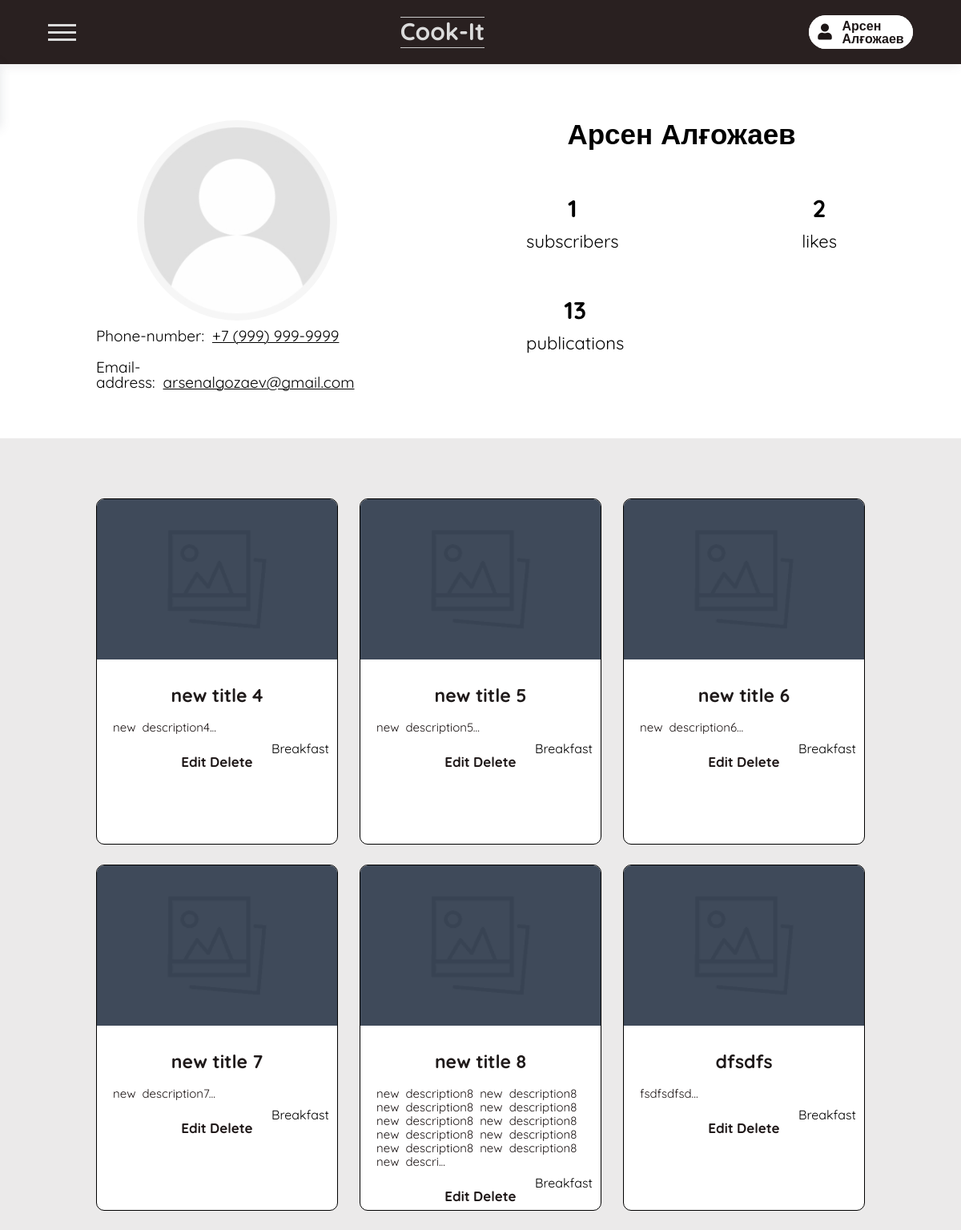
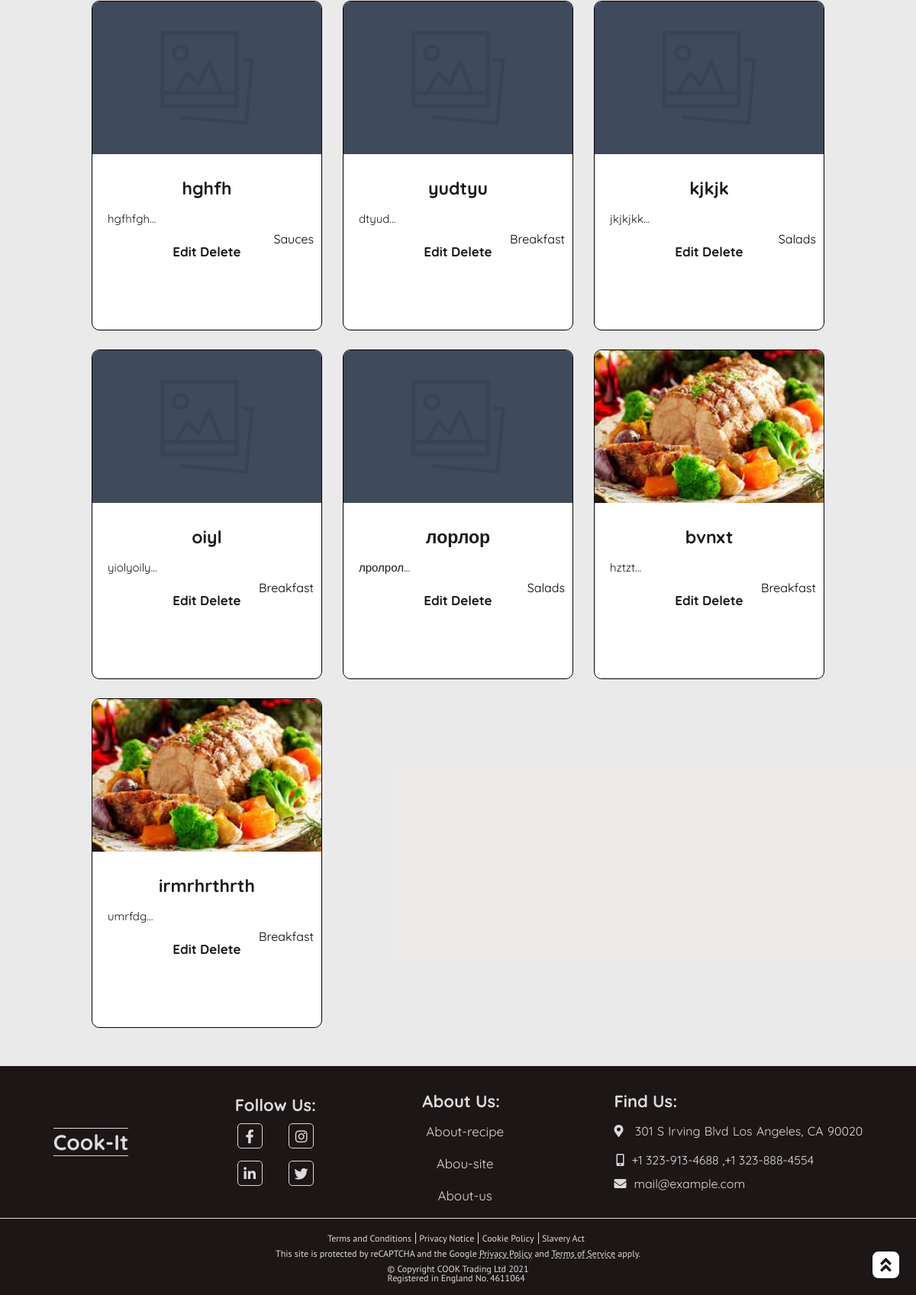
The page /profile.php (signed in) on the database its author committed (2 pictures, top to bottom).
### tables this page shows
CREATE TABLE `account` (
  `id` int(11) NOT NULL,
  `name` varchar(255) NOT NULL,
  `surname` varchar(255) NOT NULL,
  `email` varchar(255) NOT NULL,
  `phoneNumber` varchar(255) NOT NULL,
  `subscriber` int(11) NOT NULL,
  `password` varchar(500) NOT NULL
);

CREATE TABLE `post` (
  `id` int(11) NOT NULL,
  `title` varchar(255) NOT NULL,
  `description` text NOT NULL,
  `recipe` text NOT NULL,
  `views` int(11) NOT NULL,
  `likes` int(11) NOT NULL,
  `postNum` int(11) NOT NULL,
  `author_id` int(11) NOT NULL,
  `category_id` int(11) NOT NULL,
  `cover` text DEFAULT NULL
);

CREATE TABLE `category` (
  `id` int(11) NOT NULL,
  `category` varchar(255) NOT NULL
);

### components/body-libs.php (called while the page is built, shortened)
<?php
    include "components/footer.php"
?>

### profile.php (the view, shortened to what this page needs)
<!DOCTYPE html>
<html lang="en">
<head>
    <?php
        include "components/head.php"
    ?>
</head>
<body>
    <?php
        include "components/header.php"
    ?>
    <section class="profile conteiner indent">
        <div class="info-profile">
            <img src="image/wigets/user-img.png" alt="" class="profile-img">
            <h3>Phone-number:<span class="phone-num-profile"><?=$userDb->phoneNumber?></span></h3>
            <h3>Email-address:<span class="email-address-profile"><?=$userDb->email?></span></h3>
        </div>
        <div class="profile-data">
        <?php
            $uid = $_SESSION['suser_id'];
            $query = $db->query("SELECT * FROM account WHERE id = $uid");
            $userDb = $query->fetch_object();
            $sumLikes=$db->query("SELECT SUM(likes) FROM post WHERE author_id=$uid")->fetch_array()[0];
            $sumPosts=$db->query("SELECT SUM(postNum) FROM post WHERE author_id=$uid")->fetch_array()[0];
        ?>
            <div class="profile-name">
                <h3><?=$userDb->name?> <?=$userDb->surname?></h3>
            </div>
            <div class="profiler-follower wrap">
                <div class="profile-subscribers" id="btn-open-subscribe">
                    <p id="num-profile-follower">
                    <?=$userDb->subscriber?>
                    </p>
                    <p>subscribers</p>
                </div>
                <div class="profile-likes">
                    <p id="num-profile-follower">
                        <?php
                            if ($sumLikes == 0) {
                                echo "0";
                            } else {
                                echo $sumLikes;
                            }
                        ?>
                    </p>
                    <p>likes</p>
                </div>
                <div class="profile-publications">
                    <p id="num-profile-follower">
                                <?php
                                    if ($sumPosts == 0) {
                                        echo "0";
                                    } else {
                                        echo $sumPosts;
                                    }
                                ?>
                    </p>
                    <p>publications</p>
                </div>
            </div>
        </div>
    </section>
    <section class="conteiner indent posts wrap">
            <?php
                $posts = $db->query("SELECT * FROM post WHERE author_id = $uid;");
                while ($row = $posts->fetch_object()) {
                        $userId = $row->category_id;
                        $user = $db->query("SELECT * FROM category WHERE id = $userId");
                        $userIdPost = $user->fetch_object();
            ?>
        <div class="post block my-profile">
            <a href="detail.php?pid=<?=$row->id?>">
                <img src="
                <?php
                            if (isset($row->cover)) {
                            ?>
                            <?=$row->cover?>
                            <?php
                                } else {
                            ?>
                            image/posts/template.png
                            <?php
                                }
                            ?>
                "
                    alt="">
            </a>
            <div class="post-recipe">
                <a href="detail.php?pid=<?=$row->id?>" class="heading-posts"><?= $row->title; ?></a>
                <div class="title-posts">
                    <p><?= substr($row->description, 0, 190) . "..."; ?></p>
                </div>
                <div class="types-food">
                    <h3><?=$userIdPost->category?></h3>
                </div>
            </div>
        </div>
        <?php
            }
        ?>
    </section>
        <?php
            include "components/body-libs.php"
        ?>
</body>
</html>

### components/head.php (shortened to what this page needs)
<link rel="stylesheet" href="lib/slick/slick.css">
<link rel="stylesheet" href="lib/slick/slick-theme.css">
<link rel="stylesheet" href="https://cdnjs.cloudflare.com/ajax/libs/font-awesome/5.15.1/css/all.min.css">
<link rel="stylesheet" href="css/all.css">

### components/header.php (shortened to what this page needs)
<a id="btn-up">
    <i class="fas fa-angle-double-up"></i>
</a>
<header class="header show">
        <div class="bar-container  open-menu" onclick="modalMenu(this)">
            <div class="bar1"></div>
            <div class="bar2"></div>
            <div class="bar3"></div>
        </div>
        <a href="main_menu.php" class="logo">Cook-It</a>
        <?php
            if (isset($_SESSION['suser_id'])) {
        ?>
        <?php
        $uid = $_SESSION['suser_id'];
        $query = $db->query("SELECT * FROM account WHERE id = $uid");
        $userDb = $query->fetch_object();
        ?>
        <div class="user-menu change">
            <div class="user">
                <i class="fas fa-user"></i>
                <div class="user-name">
                    <p><?=$userDb->name?></p>
                    <p><?=$userDb->surname?></p>
                </div>
            </div>
        </div>
        <?php } else { ?>
        <button class="log-in"><i class="fas fa-sign-in-alt"></i>Log-in</button>
        <?php } ?>
</header>

### components/footer.php
<footer class="footer">
    <div class="footer-main wrap">
        <div class="logo-footer-block">
            <a href="#" class="logo-footer">Cook-It</a>
        </div>
        <div class="follow-footer">
            <h3 class="heading-footer">Follow Us:</h3>
            <div class="social-networks wrap">
                <a href="#" class="wrap-center"><i class="fab fa-facebook-f"></i></a>
                <a href="#" class="wrap-center"><i class="fab fa-instagram"></i></a>
            </div>
            <div class="social-networks wrap">
                <a href="#" class="wrap-center"><i class="fab fa-linkedin-in"></i></a>
                <a href="#" class="wrap-center"><i class="fab fa-twitter"></i></a>
            </div>
        </div>
        <div class="about-footer">
            <h3 class="heading-footer">About Us:</h3>
                <a href="#" class="effect-5"><span>About-recipe</span></a>
                <a href="#" class="effect-5"><span>Abou-site</span></a>
                <a href="#" class="effect-5"><span>About-us</span></a>
        </div>
        <div class="find-footer">
            <h3 class="heading-footer">Find Us:</h3>
            <div class="addres">
                <p><i class="fas fa-map-marker-alt"></i> 301 S Irving Blvd Los Angeles, CA 90020</p>
            </div>
            <div class="phone-number">
                <span><i class="fas fa-mobile-alt"></i></span><a href="#">+1 323-913-4688</a>
                <span>,</span><a href="#">+1 323-888-4554</a>
            </div>
            <div class="mail">
                <i class="fas fa-envelope"></i><a href="#">mail@example.com</a>
            </div>
        </div>
    </div>
    <div class="footer-copyright wrap-center">
        <div class="terms-conditions">
            <a href="#">Terms and Conditions</a>
            <a href="#">Privacy Notice</a>
            <a href="#">Cookie Policy</a>
            <a href="#">Slavery Act</a>
        </div>
        <div class="recaptcha">
            <p>This site is protected by reCAPTCHA and the Google <a href="#">Privacy Policy</a> and <a href="#">Terms of Service</a> apply.</p>
        </div>
        <div class="copyright">
            <p>© Copyright COOK Trading Ltd 2021 <br>
                Registered in England No. 4611064</p>
        </div>
    </div>
</footer>

### css/components/header.css (style rules this page uses)
.header { position: fixed; top: 0; right: 0; left: 0; z-index: 10; display: flex; align-items: center; justify-content: space-between; height: 50px; padding-top: 15px; padding-bottom: 15px; padding-left: 5%; padding-right: 5%; transition: .4s; box-shadow: 0 0 0.8125rem 0 #4d525e26; }
.user-menu { display: flex; border-radius: 25px; background-color: #fff; color: #1d1616; display: flex; flex-direction: column; align-items: center; justify-content: space-around; }
.user i { font-size: 20px; }
.user { width: 120px; padding: 5px; border-radius: 25px; background-color: #fff; color: #1d1616; display: flex; align-items: center; justify-content: space-around; cursor: pointer; }
.user-name { font-weight: bold; }
.logo { padding: 2px 0 5px 0; border-bottom: 1px #cacaca solid; border-top: 1px #cacaca solid; color: #dbdbdb; font-size: 30px; font-weight: bold; text-align: center; }
.header.show, .modal-menu.show { background-color: #292020; }

### css/components/modal-menu.css (style rules this page uses)
.bar-container { display: inline-block; cursor: pointer; }
.bar1, .bar2, .bar3 { width: 35px; height: 3px; background-color: #dbdbdb; margin: 6px 0; transition: 0.4s; }

### css/components/footer.css (style rules this page uses)
.footer { background-color: #1d1616; }
.footer-main { display: flex; align-items: center; justify-content: space-around; flex-wrap: wrap; color: #dbdbdb; height: 200px; position: relative; }
.footer-main a { color: #dbdbdb; }
.logo-footer { font-size: 28px; font-weight: bold; border-bottom: 1px #dbdbdb solid; border-top: 1px #dbdbdb solid; }
.heading-footer { font-size: 22px; font-weight: bold; }
.follow-footer { height: 130px; display: flex; flex-direction: column; align-items: center; justify-content: center; }
.social-networks { width: 100%; margin-top: 10px; }
.social-networks a { width: 25px; height: 25px; padding: 3px; margin: 3px; border: 1px #dbdbdb solid; border-radius: 5px; transition: .4s; }
.social-networks i { font-size: 18px; }
.about-footer a { display: flex; flex-direction: column; font-family: "PT Sans"; font-size: 17px; margin-top: 15px; }
.about-footer { height: 130px; }
.find-footer { height: 130px; }
.addres { margin-top: 8px; }
.addres p { color: #dbdbdb; line-height: 40px; font-size: 16px; word-spacing: 1px; }
.phone-number span { color: #dbdbdb; }
.mail { color: #dbdbdb; }
.phone-number { margin-top: 10px; }
.phone-number i { margin-left: 3px; }
.phone-number a { transition: .4s; }
.mail { margin-top: 15px; }
.mail a { transition: .4s; }
.find-footer i { margin-right: 10px; }
.footer-main::after { content: ""; position: absolute; width: 100%; bottom: 0; right: 0; background-color: #dbdbdb; height: 1px; }
.footer-copyright { height: 100px; flex-direction: column; }
.footer-copyright a, .footer-copyright p { color: #dbdbdb; font-size: 12px; font-family: "PT Sans"; }
.terms-conditions { margin-bottom: 8px; }
.terms-conditions a { border-right: 1px #dbdbdb solid; padding-right: 5px; }
.terms-conditions a:last-child { border: none; }
.recaptcha { margin-bottom: 8px; }
.recaptcha a { text-decoration: underline; text-decoration-style: dashed; transition: .4s; }

### css/components/profile.css (style rules this page uses)
.profile { padding-top: 150px; display: flex; justify-content: flex-start; }
.profile-img { width: 250px; height: 250px; border-radius: 50%; margin: auto; }
.profile-data { margin-left: 150px; }
.info-profile { display: flex; flex-direction: column; }
.phone-num-profile, .email-address-profile { margin-left: 10px; text-decoration: 1px underline; }
.info-profile h3 { font-size: 19px; margin: 10px 0 ; }
.profile-name h3 { font-size: 35px; font-weight: bold; text-align: center; }
.profile-subscribers { cursor: pointer; }
.profile-subscribers p, .profile-likes p, .profile-publications p { font-size: 22px; }
.profiler-follower div { margin: 60px 35px 0 35px; }
#num-profile-follower { font-size: 30px; font-weight: bold; text-align: center; margin-bottom: 15px; }

### css/components/up.css (style rules this page uses)
#btn-up { display: flex; align-items: center; justify-content: center; background-color: #fff; width: 35px; height: 35px; text-align: center; border: solid #1d1616 2px; border-radius: 10px; margin: 0px; position: fixed; bottom: 20px; right: 20px; transition: background-color .3s; z-index: 1000; transition: background-color .3s, opacity .5s, visibility .5s; }
#btn-up i { color: #1d1616; font-size: 23px; }
.show { opacity: 1; visibility: inherit; }

### rows shown on the page
account: name "Арсен", surname "Алғожаев", phoneNumber "+7 (999) 999-9999", email "arsenalgozaev@gmail.com", subscriber "1"
post: title "new title 4", description "new description4", category.category "Breakfast"
post: title "new title 5", description "new description5", category.category "Breakfast"
post: title "new title 6", description "new description6", category.category "Breakfast"
post: title "new title 7", description "new description7", category.category "Breakfast"
post: title "new title 8", description "new description8 new description8 new description8 new description8 new description8 new description8 new description8 new description8 new description8 new description8 new descri", category.category "Breakfast"
post: title "dfsdfs", description "fsdfsdfsd", category.category "Breakfast"
post: title "hghfh", description "hgfhfgh", category.category "Sauces"
post: title "yudtyu", description "dtyud", category.category "Breakfast"
post: title "kjkjk", description "jkjkjkk", category.category "Salads"
post: title "oiyl", description "yiolyoily", category.category "Breakfast"
post: title "лорлор", description "лролрол", category.category "Salads"
post: cover (picture), title "bvnxt", description "hztzt", category.category "Breakfast"
post: cover (picture), title "irmrhrthrth", description "umrfdg", category.category "Breakfast"

### other values the page prints
$sumLikes "2"
$sumPosts "13"
